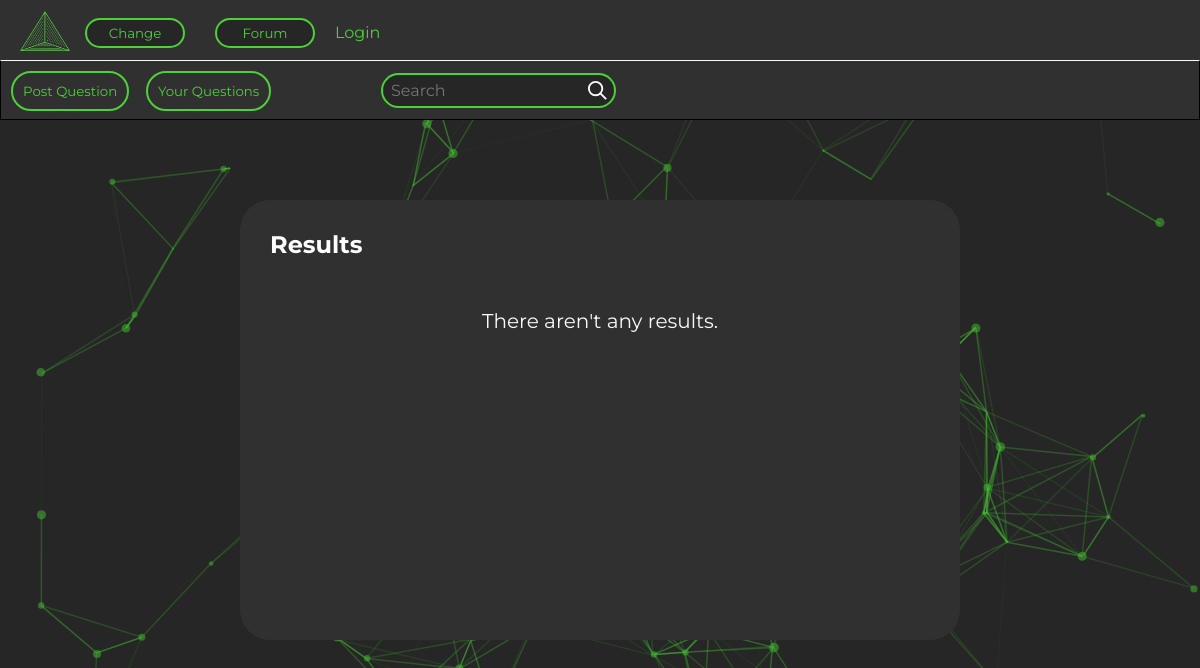
The page /search/ on the database as committed earlier.
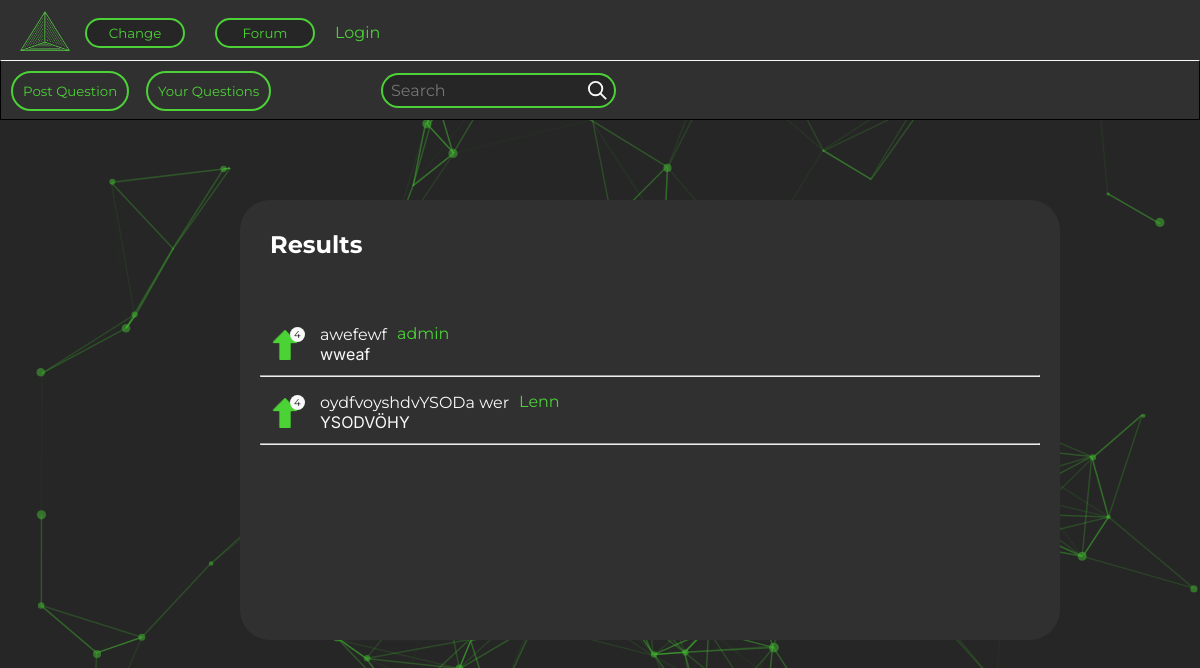
The same page on the database as committed later.
### forum_app/models.py (models this page shows, shortened)
class Post(models.Model):
    vote_count = models.IntegerField(default=0)
    id = models.BigAutoField(primary_key=True)
    created_at = models.DateField(default=date.today)
    title = models.CharField(max_length=100)
    description = models.CharField(max_length=1000)
    tags = models.ManyToManyField('Tag', related_name='posts')
    author = models.ForeignKey(
        User, on_delete=models.CASCADE, verbose_name='Post Author', default="")

### forum_app/views.py (the view)
# urls.py: path('search/', views.search_results, name='search_results'),
def search_results(request):
    query = request.GET.get('q')
    if query:
        results = Post.objects.filter(Q(title__icontains=query) | Q(description__icontains=query))
    else:
        results = Post.objects.all()
    context = {'results': results}
    return render(request, 'search_results.html', context)

### forum_app/templates/search_results.html (shortened to what this page needs)
<!DOCTYPE html>
<html lang="en">
<head>
    {% extends 'base.html' %}
    {% load static %}
    {% block content %}
    <link rel="stylesheet" href="{% static 'Forum/forum.css' %}" />
</head>
<body>
    <section class="button_header">
        <button class="post_question">
            <a href="{% url 'post_question' %}" class="link">Post Question</a>
        </button>
        <button class="your_question">
            <a href="{% url 'your_questions' %}" class="link">Your Questions</a>
        </button>
        <input class="searchInput" type="text" id="searchInput" placeholder="Search" />
        <img id="searchButton" src="{% static 'Assets/search.svg' %}" alt="Search" />
    </section>
    <section class="main_section">
        <h1 class="results_header">Results</h1>
        <div class="posts_container">
            {% for result in results %}
            <div class="small-container">
                <div class="voting" onclick="vote('{{ post.id }}')">
                    <img src="{% static 'Assets/arrow.png' %}" alt="" class="vote_button" />
                    <div class="vote_count">{{ result.vote_count }}</div>
                </div>
                <div class="row" onclick="view_link('{{ post.id }}')">
                    <div class="vertical-cont">
                        <p class="Question_Text">{{ result.title }}</p>
                        <p class="question-description">
                            {{ result.description }}
                        </p>
                    </div>
                    <p class="author">{{ result.author.username }}</p>
                </div>
            </div>
            <hr />
            {% empty %}
            <div class="no-post-container">
                <p>There aren't any results.</p>
            </div>
            {% endfor %}
        </div>
    </section>
    {% endblock %}

### forum_app/templates/base.html (shortened to what this page needs)
{% load static %}
<head>
    <link
      rel="stylesheet"
      href="{% static 'General/DarkMode/darkmode.css' %}"
    />
    <link
      rel="stylesheet"
      href="{% static 'General/Particles/particles.css' %}"
    />
    <link rel="stylesheet" href="{% static 'General/main.css' %}" />
</head>
<header>
      <a href="{% url 'start' %}">
        <img src="{% static 'Assets/Logo.png' %}" class="Logo" alt="Logo" />
      </a>
      <button id="dark_mode_button" onclick="showMessage()">Change</button>
      <button class="go-to-main">
        <a href="{% url 'forum' %}">Forum</a>
      </button>
      {% if user.is_authenticated %}
        <p style="margin-left: 20px; color: var(--green-color);">Logged In as {{ current_user }}, </p>
        <a href="{% url 'logout' %}"> Logout</a>
      {% else %}
        <a href="{% url 'login' %}" style="margin-left: 20px;">Login</a>
      {% endif %}
</header>
{% block content %}
{% endblock %}
<div id="particles-js"></div>

### forum_app/static/General/DarkMode/darkmode.css (style rules this page uses)
#dark_mode_button { width: 100px; height: 30px; background-color: var(--primary-color); color: var(--green-color); border-radius: 20px; border-color: var(--green-color); border-style: solid; cursor: pointer; margin-left: 15px; }

### forum_app/static/General/Particles/particles.css (style rules this page uses)
#particles-js { width: 100%; height: 100vh; background-color: var(--primary-color); }

### forum_app/static/General/main.css (style rules this page uses)
:root { --primary-color: #262626; --secondary-color: #f9f9f9; --green-color: #4cd137; --header-color: #303030; --thin-font: "inter", sans-serif; }
* { margin: 0; padding: 0; box-sizing: border-box; font-family: "Montserrat", sans-serif; }
html, body { overflow-y: hidden; }
a { text-decoration: none; color: #4cd137; }
header { display: flex; align-items: center; position: fixed; background-color: var(--header-color); width: 100%; height: 65px; justify-content: flex-start; }
.Logo { width: 50px; height: 40px; margin-left: 20px; cursor: pointer; }
.go-to-main { margin-left: 30px; width: 100px; height: 30px; background-color: var(--primary-color); color: var(--green-color); border-radius: 20px; border-color: var(--green-color); border-style: solid; cursor: pointer; }
.link { color: #4cd137; }

### forum_app/static/Forum/forum.css (style rules this page uses)
.button_header { margin-top: 60px; background-color: var(--header-color); width: 100%; height: 60px; position: fixed; border-top-color: var(--secondary-color); border-width: 1.5px; border-style: solid; }
.results_header { color: #ffffff; margin-top: 30px; margin-left: 30px; }
.post_question { position: absolute; left: 10px; top: 10px; padding: 10px 10px 10px 10px; background-color: var(--header-color); border-style: solid; border-color: var(--green-color); color: var(--green-color); border-radius: 25px; opacity: 1; transition: opacity 0.25s; cursor: pointer; }
.your_question { position: absolute; left: 145px; top: 10px; padding: 10px 10px 10px 10px; background-color: var(--header-color); border-style: solid; border-color: var(--green-color); color: var(--green-color); border-radius: 25px; opacity: 1; transition: opacity 0.25s; cursor: pointer; }
#searchButton { background-color: var(--primary-color); width: 35px; height: 35px; position: absolute; left: 580px; top: 12px; padding: 4px 4px 4px 4px; border-bottom-right-radius: 20px; border-top-right-radius: 20px; border-bottom: 2px solid var(--green-color); border-top: 2px solid var(--green-color); border-right: 2px solid var(--green-color); border-left: none; opacity: 1; cursor: pointer; }
.searchInput { position: absolute; left: 380px; top: 12px; background-color: var(--primary-color); padding: 0; color: var(--secondary-color); font-size: 16px; line-height: 23px; width: 200px; height: 35px; border-bottom: 2px solid var(--green-color); border-top: 2px solid var(--green-color); border-left: 2px solid var(--green-color); border-right: none; padding-left: 8px; padding-right: 8px; border-bottom-left-radius: 20px; border-top-left-radius: 20px; }
.main_section { min-width: 60%; width: auto; min-height: 55%; height: auto; background-color: var(--header-color); position: fixed; left: 20%; top: 25%; border-radius: 30px; }
.posts_container { padding-left: 20px; padding-top: 50px; padding-right: 20px; overflow-x: hidden; overflow-y: auto; }
.row { display: flex; justify-content: flex-start; margin-bottom: 10px; opacity: 1; transition: opacity 0.2s; cursor: pointer; width: 90vh; }
.voting { position: relative; }
.vote_button { margin-top: 10px; margin-left: 10px; height: 30px; width: 30px; margin-right: 20px; display: inline-block; cursor: pointer; }
.vote_count { position: absolute; background-color: var(--secondary-color); color: var(--primary-color); padding: 1px 4px 1px 4px; font-size: 10px; border-radius: 40px; top: 15%; left: 50%; }
.Question_Text { display: inline; color: var(--secondary-color); margin-right: 10px; margin-top: 15px; max-width: 600px; }
.author { display: inline; color: var(--green-color); margin-right: 10px; margin-top: 15px; }
.small-container { display: flex; flex-direction: row; justify-content: flex-start; align-items: center; }
.question-description { color: var(--secondary-color); font-family: var(--thin-font); }
.vertical-cont { display: flex; flex-direction: column; align-items: flex-start; justify-content: center; height: 7vh; max-width: 90vh; }

Rows that differ between the two databases and show on the page:
added Post: vote_count "4", title "awefewf", description "wweaf", author.username "admin"
added Post: vote_count "4", title "oydfvoyshdvYSODa wer", description "YSODVÖHY", author.username "Lenn"
Other text that changed with them:
text no longer shown: "There aren't any results."
